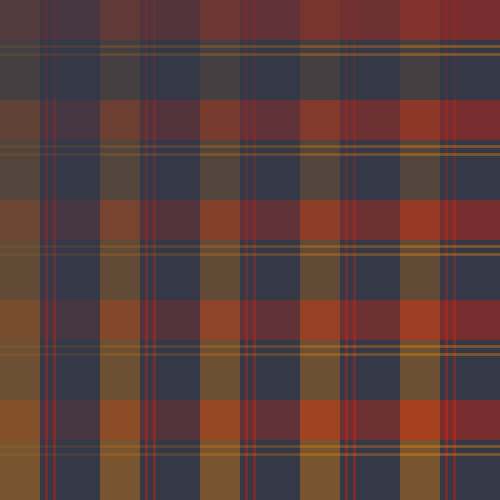
Frame 1 (no input)
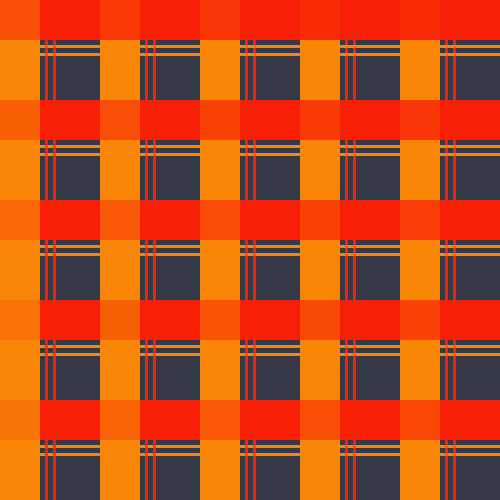
Frame 60 (the mouse pressed at the canvas centre just before this capture)
Frame 120 (the mouse held since frame 60 and released just before this capture): identical to frame 60, image omitted

The Processing sketch that drew these frames (run headless with seeded random() and noise(); from frame 60 on, the mouse is pressed at the canvas centre):

// Processing sketch: processing_61354
// ── processing_61354.pde

void setup() {
  size(500, 500);
  background(53,56,71);

}

void draw() {
    int i = 100;
    noStroke();
  for (int y =0; y <= height; y = y + i){
    for(int x = 0; x <= width; x = x + i){
      fill(254,144,1, 20);
      rect(x,y,40,500);
      fill(254, 25, 1, 20);
      rect(x+45, y, 3, 500);
      rect(x+53, y, 3, 500);
    }
  }
    for (int y =0; y <= height; y = y + i){
    for(int x = 0; x <= width; x = x + i){
      fill(254,25,1,20);
      rect(x,y,500,40);
      fill(254, 144, 1, 20);
      rect(x, y+45, 500, 3);
      rect(x, y+53, 500, 3);
    }
  }
}
